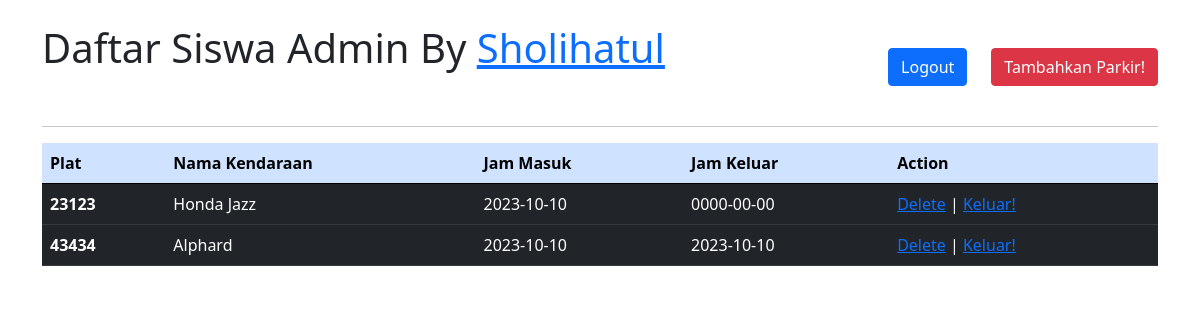
The app's page / (signed in) with its own data.
### tables this page shows
CREATE TABLE `kendaraan` (
  `plat` int(11) NOT NULL,
  `namakendaraan` varchar(50) NOT NULL,
  `masuk` date NOT NULL,
  `keluar` date NOT NULL
);

### config/config.php (called while the page is built, shortened)
<?php
$host = "localhost";
$password = "";
$user = "root";
$db = "parkir";
$conn = mysqli_connect($host, $user, $password, $db);
function query($query){
    global $conn;
    $result = mysqli_query($conn, $query);
    $data = array();
    while ($row = mysqli_fetch_assoc($result)) {
        $data[] = $row;
    }
    return $data;
}
?>

### index.php (the view, shortened to what this page needs)
<?php
include 'config/config.php';
$query = "SELECT * FROM kendaraan";
$hasil = query($query);
?>
<!doctype html>
<html lang="en">
<head>
    <link href="https://cdn.jsdelivr.net/npm/bootstrap@5.0.2/dist/css/bootstrap.min.css"
          rel="stylesheet"
>
</head>
<body>
<div class="container pt-4">
    <div class="d-flex justify-content-between">
        <div><h1>Daftar Siswa Admin By <a href=""><?php  echo $_SESSION["nama_lengkap"]  ?></a></h1></div>
        <div</div>
        <div><a href="logout.php" class="btn btn-primary m-4">Logout</a><a href="tambah.php" class="btn btn-danger">Tambahkan Parkir!</a></div>
    </div>
    <hr>
    <table class="table">
        <thead>
        <tr class="table-primary">
            <th scope="col">Plat</th>
            <th scope="col">Nama Kendaraan</th>
            <th scope="col">Jam Masuk</th>
            <th scope="col">Jam Keluar</th>
            <th scope="col">Action</th>
        </tr>
        </thead>
        <tbody>
        <?php foreach ($hasil as $item) { ?>
            <tr class="table-dark">
                <th scope="row"><?php echo $item["plat"]; ?></th>
                <td><?php echo $item["namakendaraan"]; ?></td>
                <td><?php echo $item["masuk"]; ?></td>
                <td><?php echo $item["keluar"]; ?></td>
                <td>
                    <a href="delete.php?plat=<?php echo $item['plat']; ?>">Delete</a> |
                    <a href="edit.php?plat=<?php echo $item['plat']  ?>">Keluar!</a>
                </td>
            </tr>
        <?php } ?>
        </tbody>
    </table>
</div>
</body>
</html>

### records on screen
kendaraan: plat "23123", namakendaraan "Honda Jazz", masuk "2023-10-10", keluar "0000-00-00"
kendaraan: plat "43434", namakendaraan "Alphard", masuk "2023-10-10", keluar "2023-10-10"

### other values on screen
$_SESSION["nama_lengkap"] "Sholihatul"
